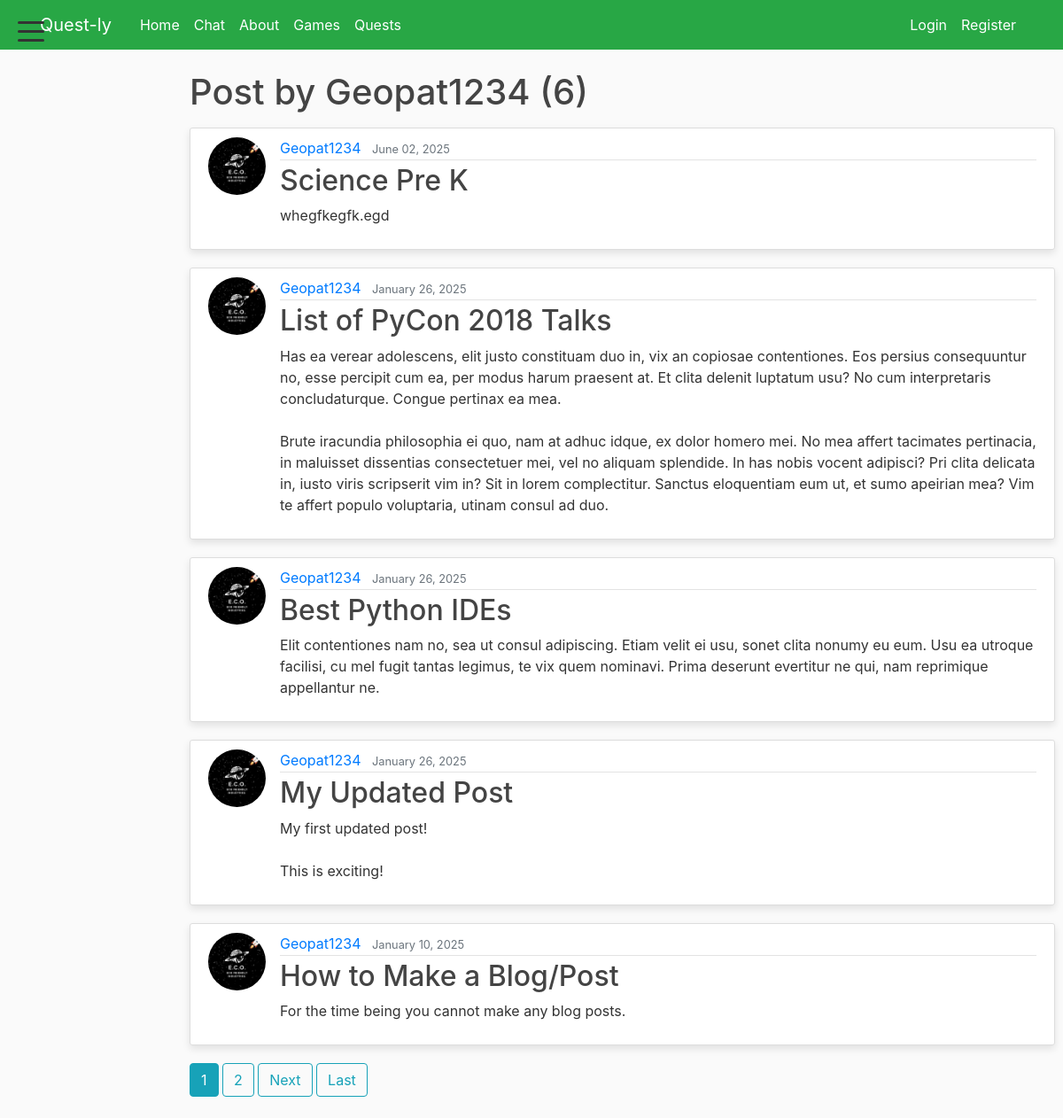
Before: /user/Geopat1234 with the older database file.
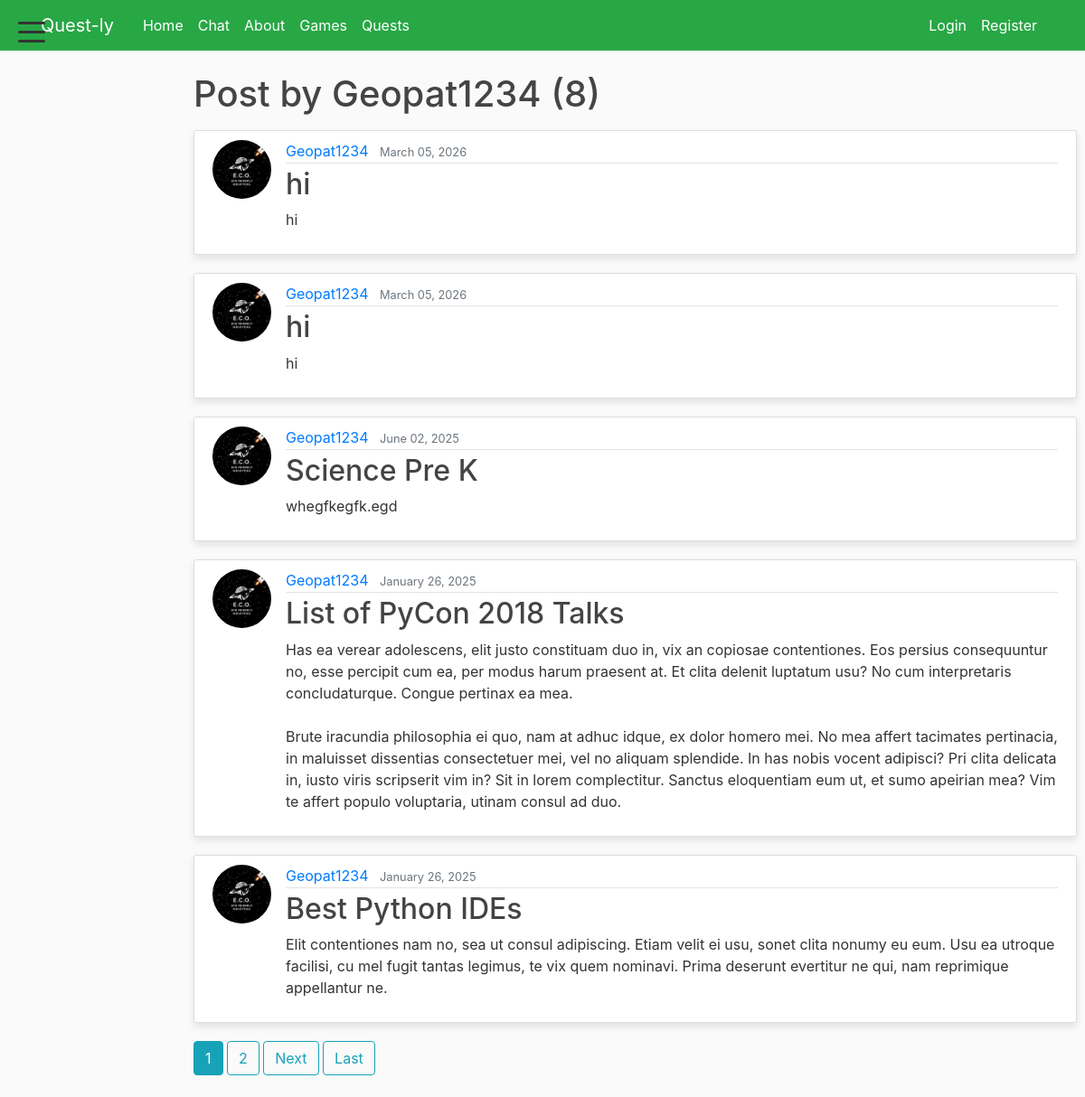
After: the same page with the newer database file.
### blog/models.py (models this page shows, shortened)
class Post(models.Model):
    title = models.CharField(max_length=100)
    content = models.TextField()
    date_posted = models.DateTimeField(default=timezone.now)
    author = models.ForeignKey(User, on_delete=models.CASCADE)

### users/models.py (models this page shows, shortened)
class Profile(models.Model):
    USER_TYPES = (
        ('student', 'Student'),
        ('parent', 'Parent'),
        ('teacher', 'Teacher'),
    )
    user = models.OneToOneField(User, on_delete=models.CASCADE)
    image = models.ImageField(default='profile_pics/default.jpg', upload_to='profile_pics', blank=True, null=True)
    sprite = models.ImageField(upload_to='sprites/', blank=True, null=True)
    user_type = models.CharField(max_length=10, choices=USER_TYPES, default='student')
    grade = models.CharField(max_length=20, blank=True, null=True)
    points = models.IntegerField(default=0)
    league = models.CharField(max_length=20, choices=LEAGUE_CHOICES, default='Stone')
    following = models.ManyToManyField('self', symmetrical=False, related_name='followers', blank=True)
    courses = models.ManyToManyField('blog.Course', related_name='subscribed_profiles', blank=True)

### blog/views.py (the view)
# urls.py: path('user/<str:username>', UserPostListView.as_view(), name='user-posts'),
class UserPostListView(ListView):
    model = Post
    template_name = 'blog/user_posts.html'
    context_object_name = 'posts'
    paginate_by = 5
    def get_queryset(self):
        user = get_object_or_404(User, username=self.kwargs.get('username'))
        return Post.objects.filter(author=user).order_by('-date_posted')

### blog/context_processors.py (called while the page is built)
def all_courses(request):
    try:
        courses = Course.objects.all()
    except Exception:
        courses = []
    return {'all_courses': courses}

### blog/models.py (called while the page is built)
    def get_absolute_url(self):
        return reverse('task-detail', kwargs={'task_id': self.pk})

### blog/templatetags/custom_filters.py (called while the page is built)
@register.filter(name='is_not_student')
def is_not_student(user):
    try:
        if not getattr(user, 'is_authenticated', False):
            return True
        if user.groups.filter(name='Student').exists():
            return False
        if hasattr(user, 'profile') and getattr(user.profile, 'user_type', None) == 'student':
            return False
        return True
    except Exception:
        return True

### blog/templates/blog/user_posts.html (shortened to what this page needs)
{% extends "blog/base.html" %}
{% block content %}
    <h1 class="mb-3">Post by {{ view.kwargs.username }} ({{ page_obj.paginator.count }})</h1>
    {% for post in posts %}
        <article class="media content-section">
            <img class="rounded-circle article-img" src="{{ post.author.profile.image.url }}">
            <div class="media-body">
            <div class="article-metadata">
                <a class="mr-2" href="{% url 'user-posts' post.author.username %}">{{ post.author }}</a>
                <small class="text-muted">{{ post.date_posted|date:"F d, Y" }}</small>
            </div>
            <h2><a class="article-title" href="{% url 'post-detail' post.id%}">{{ post.title }}</a></h2>
            <p class="article-content">{{ post.content }}</p>
            </div>
        </article>
    {% endfor %}
    {% if is_paginated %}
        {% for num in page_obj.paginator.page_range %}
            {% if page_obj.number == num %}
                <a class="btn btn-info mb-4" href="?page={{ num }}">{{ num }}</a>
            {% elif num > page_obj.number|add:'-3' and num < page_obj.number|add:'3' %}
                <a class="btn btn-outline-info mb-4" href="?page={{ num }}">{{ num }}</a>
            {% endif %}
        {% endfor %}
        {% if page_obj.has_next %}
            <a class="btn btn-outline-info mb-4" href="?page={{ page_obj.next_page_number }}">Next</a>
            <a class="btn btn-outline-info mb-4" href="?page={{ page_obj.paginator.num_pages }}">Last</a>
        {% endif %}
    {% endif %}
{% endblock content %}

Changed rows visible on the page:
no longer on this page (row unchanged): Post: author.profile.image (picture), author "Geopat1234", date_posted "January 26, 2025", title "My Updated Post", content "My first updated post! This is exciting!"
no longer on this page (row unchanged): Post: author.profile.image (picture), author "Geopat1234", date_posted "January 10, 2025", title "How to Make a Blog/Post", content "For the time being you cannot make any blog posts."
added Post: author.profile.image (picture), author "Geopat1234", date_posted "March 05, 2026", title "hi", content "hi"
added Post: author.profile.image (picture), author "Geopat1234", date_posted "March 05, 2026", title "hi", content "hi"
Other visible differences:
{{ page_obj.paginator.count }}: "6" → "8"
